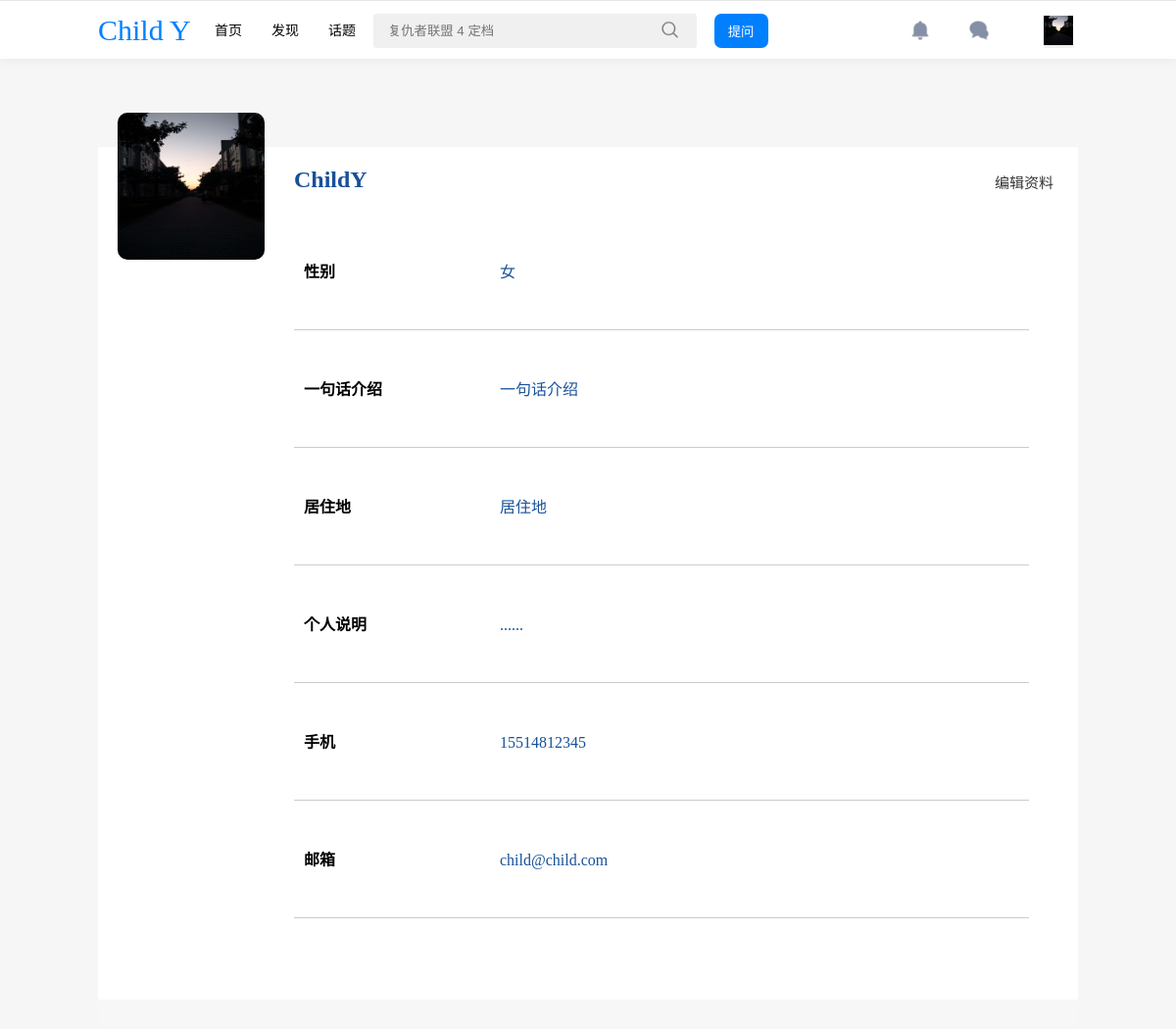
The page /info/ (signed in) on the database its author committed.
### y1/models.py (models this page shows)
class ChildInfo(models.Model):
    image = models.ImageField(upload_to='img')
    nickname = models.CharField(max_length=15)
    sex = models.CharField(max_length=2)
    sig = models.CharField(max_length=20)
    add = models.CharField(max_length=20)
    pst = models.CharField(max_length=50)
    phone = models.CharField(max_length=15)
    email = models.CharField(max_length=25)
    pid = models.OneToOneField(ChildUser, on_delete=models.CASCADE)
    class Meta:
        db_table = 'y_info'

### y1/views.py (the view, shortened to what this page needs)
# urls.py: path('info/', info, name='info'),
def info(request):
    request.session.clear_expired()
    is_login = request.session.get('IS_LOGIN', False)
    if is_login:
        name = request.session.get('NAME', False)
        pid = ChildUser.objects.get(username=name)
        if request.method == 'GET':
            return render(request, 'Info.html', {'item': pid.childinfo})
    else:
        return redirect('/sign_in')

### templates/Info.html (shortened to what this page needs)
{% extends 'nav.html' %}
{% block title %}
<link rel="stylesheet" href="../static/css/info.css">
{% endblock %}
{% block content %}
<div class="c">
    <div class="con">
        <form action="{% url 'info' %}" method="post" enctype="multipart/form-data">
            {% if item.image %}
                <div class="image" style="background-image: url({{ item.image.url}})">
            {% else %}
                <div class="image" style="background-image: url('../static/css/img/1.png')">
            {% endif %}
                </div>
                <div class="info">
                    <h2>{{ item.nickname | default:"ChildY" }}</h2>
                    <span class="bus" onclick="iClick(event)">编辑资料</span>
                    <div class="info-con">
                        <div>
                            <h4>性别</h4><span class="span1">{{ item.sex | default:"xx" }}</span>
                        </div>
                        <div>
                            <h4>一句话介绍</h4><span class="span1">{{ item.sig | default:"一句话介绍" }}</span>
                        </div>
                        <div>
                            <h4>居住地</h4><span class="span1">{{ item.add | default:"居住地" }}</span>
                        </div>
                        <div>
                            <h4>个人说明</h4><span class="span1">{{ item.pst | default:"......" }}</span>
                        </div>
                        <div>
                            <h4>手机</h4><span class="span1">{{ item.phone | default:"15514812345"}}</span>
                        </div>
                        <div>
                            <h4>邮箱</h4><span class="span1">{{ item.email | default:"child@child.com"}}</span>
                        </div>
                    </div>
                </div>
        </form>
    </div>
</div>
{% endblock %}

### templates/nav.html (shortened to what this page needs)
{% load static %}
<!DOCTYPE html>
<html lang="en">
<head>
    {% block title %}{% endblock %}
    <link rel="stylesheet" href="../static/css/nav.css">
</head>
<body>
    <nav>
        <div class="a">
            <div class="a-one">
                <a href="">Child Y</a>
            </div>
            <div class="a-two">
                <a href="{% url 'index' %}">首页</a>
                <a href="">发现</a>
                <a href="">话题</a>
            </div>
            <div class="a-three">
                <form action="">
                    <input type="text" src="" placeholder="复仇者联盟 4 定档">
                    <input type="button">
                </form>
            </div>
            <div class='a-four'>
                <button type="submit">提问</button>
            </div>
            <div class="a-five">
                <img src="../static/img/b.png" alt="">
                <img src="../static/img/c.png" alt="">
                <div>
                    <button onclick="show(event)">
                        {% if item.image %}
                            <img name="false" src="{{ item.image.url}}" alt="">
                        {% else %}
                            <img name="false" src="../static/css/img/1.png" alt="">
                        {% endif %}
                    </button>
                </div>
            </div>
        </div>
    </nav>
    {% block content %}
    {% endblock %}
</body>
</html>

### static/css/info.css (style rules this page uses)
.c { margin-top: 70px;; background-color:#F7F7F7; width: 1000px; margin-left: calc((100% - 1000px) / 2); height: 900px; }
.con { background-color: #fff; width: 100%; margin-top: 150px; position: relative; height: 870px; }
.image { width: 150px; height: 150px; background-size: 100% 100%; border-radius: 5px; margin-left: 20px; display: inline-block; border-radius: 10px; position: absolute; top: -35px; }
.info { width: 750px; height: 660px; display: inline-block; margin-left: 200px; }
h2 { display: inline-block; margin-top: 20px; color: #175199 }
.bus { display: inline-block; position: absolute; right: 25px; top: 25px; color: #000; opacity: 0.8; font-size: 15px; cursor: pointer; }
.info-con > div { height: 120px; border-bottom: 1px solid #ccc; line-height: 60px; padding: 10px; }
.info-con div > h4 { display: inline-block; width: 200px; }
.info-con div span { display: inline-block; width: 450px; color: #175199 }

### static/css/nav.css (style rules this page uses)
* { box-sizing: border-box; }
html { background-color: #f6f6f6; width: 100%; }
body { width: 100%; margin: 0; }
nav { position: fixed; top: 0; z-index: 99999; border-top: 1px solid #e6e6e6; height: 60px; background-color: white; line-height: 60px; width: 100%; box-shadow:0px 0px 10px #e6e6e6; }
.a { width: 1000px; margin: 0 auto; height: 50px; display: flex; }
.a-one { width: 200px; margin-right: 10px; }
.a-one a { text-decoration: none; margin-left: 0; font-size: 30px; font-family:微软雅黑; color: #0080ff; }
.a-two { width: 320px; height: 50px; text-align: center; }
.a-two > a { cursor: pointer; font-size: 14px; margin-left: 13px; margin-right: 13px; text-decoration: none; color: #000; }
.a-two > a:nth-of-type(1) { margin-left: 0; }
.a-three { display: flex; width: 660px; height: 60px; position: relative; }
.a-three input { position: absolute; height: 35px; top: calc((100% - 35px) / 2); outline: none; }
.a-three input:nth-of-type(1) { width: 330px; border: none; background-color: #f0f0f0; padding: 15px; border-radius: 3px; }
.a-three input:nth-of-type(2) { position: absolute; top: calc((100% - 30px) / 2); height: 30px; left: 285px; width: 35px; border: none; background-image: url(img/a.png); background-size: 20px 20px; background-repeat: no-repeat; background-color: #f0f0f0; background-position: center; cursor: pointer; }
.a-four { width: 120px; position: relative; height: 60px; }
.a-four button { position: absolute; top: calc((100% - 35px) / 2); left: calc((100% - 55px) / 2); height: 35px; width: 55px; background-color: #0080ff; color: white; border-radius: 7px; border: none; cursor: pointer; outline: none; }
.a-five { height: 60px; width: 600px; position: relative; }
.a-five > img { width: 22px; height: 22px; position: absolute; top: calc((100% - 22px) / 2); cursor: pointer; }
.a-five > img:nth-of-type(2) { right: 90px; }
.a-five > img:nth-of-type(1) { right: 150px; }
.a-five div { position: absolute; right: 5px; top: calc((100% - 40px) / 2); cursor: pointer; }
.a-five div button { border: none; padding: 0; cursor: pointer; outline: none; }
.a-five div img { width: 30px; height: 30px; }

### rows shown on the page
ChildInfo: image (picture), nickname "ChildY", sex "女", sig "一句话介绍", add "居住地", pst "......", phone "15514812345", email "child@child.com"
